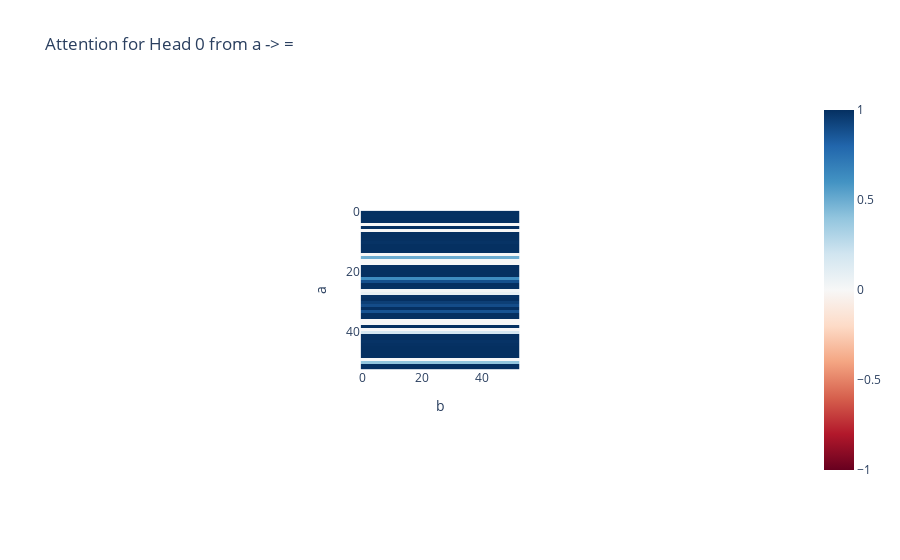

Notebook cell for this chart:
### Code cell
imshow(cache["pattern", 0][:, 0, -1, 0].reshape(p, p, p)[:, 15, :], title="Attention for Head 0 from a -> =", xaxis="b", yaxis="a")

### Figure 1 — Plotly figure (JSON) as saved in the notebook; plotly's stock layout.template omitted (floating-point values rounded to 4 significant figures; data arrays with more than 128 entries replaced by an {"elided": "..."} marker saying what was removed)
{"data": [{"coloraxis": "coloraxis", "hovertemplate": "b: %{x}<br>a: %{y}<br>color: %{z}<extra></extra>", "name": "0", "type": "heatmap", "xaxis": "x", "yaxis": "y", "z": {"elided": "53x53 float values"}}], "layout": {"autosize": true, "coloraxis": {"cmid": 0, "colorscale": [[0, "rgb(103,0,31)"], [0.1, "rgb(178,24,43)"], [0.2, "rgb(214,96,77)"], [0.3, "rgb(244,165,130)"], [0.4, "rgb(253,219,199)"], [0.5, "rgb(247,247,247)"], [0.6, "rgb(209,229,240)"], [0.7, "rgb(146,197,222)"], [0.8, "rgb(67,147,195)"], [0.9, "rgb(33,102,172)"], [1, "rgb(5,48,97)"]]}, "title": {"text": "Attention for Head 0 from a -> ="}, "xaxis": {"anchor": "y", "autorange": true, "constrain": "domain", "domain": [0.3898, 0.6102], "range": [-0.5, 52.5], "scaleanchor": "y", "title": {"text": "b"}}, "yaxis": {"anchor": "x", "autorange": true, "constrain": "domain", "domain": [0, 1], "range": [52.5, -0.5], "title": {"text": "a"}}}}
